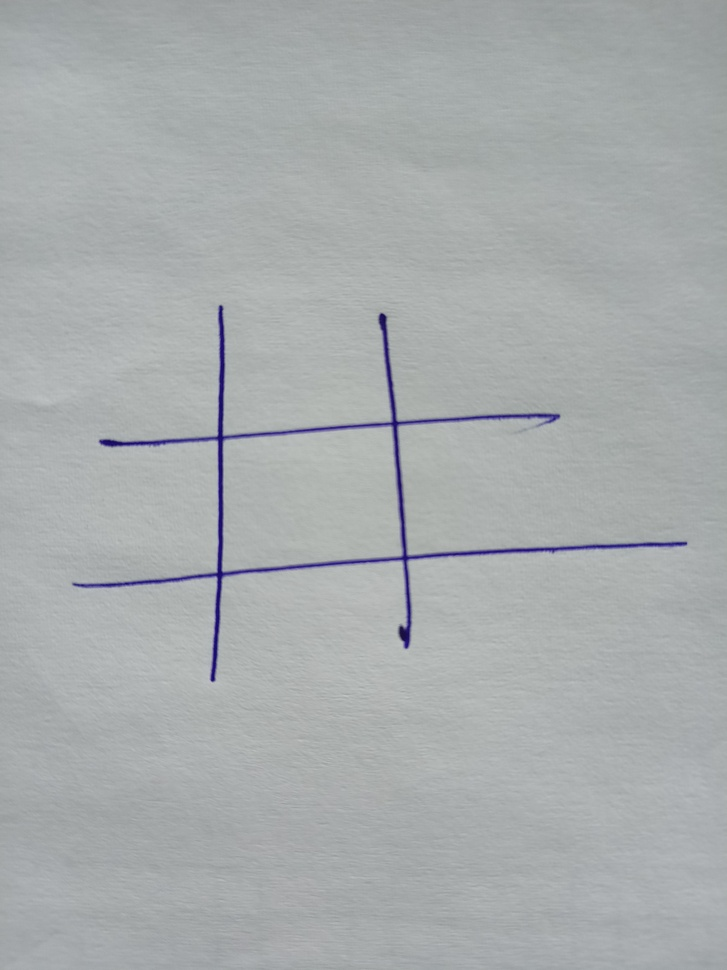
#> input picture two.jpeg, 727 x 970 px, shrunk from 3456 x 4608 before the run
$ jupyter execute Untitled.ipynb
#> lines starting #> are read from the running program, lines starting #| are printed output that depends on the picture; after the words box and inside, x2 and y2 are one past the last pixel; in counts of white or black regions, pixels touching at a corner belong together
[cell 1]
import cv2
import numpy as np

img = cv2.imread('two.jpeg')
#> img is the input picture: shape (970, 727, 3); mean B, G, R 173.2, 172.2, 168
gray = cv2.cvtColor(img, cv2.COLOR_BGR2GRAY) #change to gray for canny detector
edges = cv2.Canny(gray, 50, 150, apertureSize=3) #first thres = 50 second thres = 150
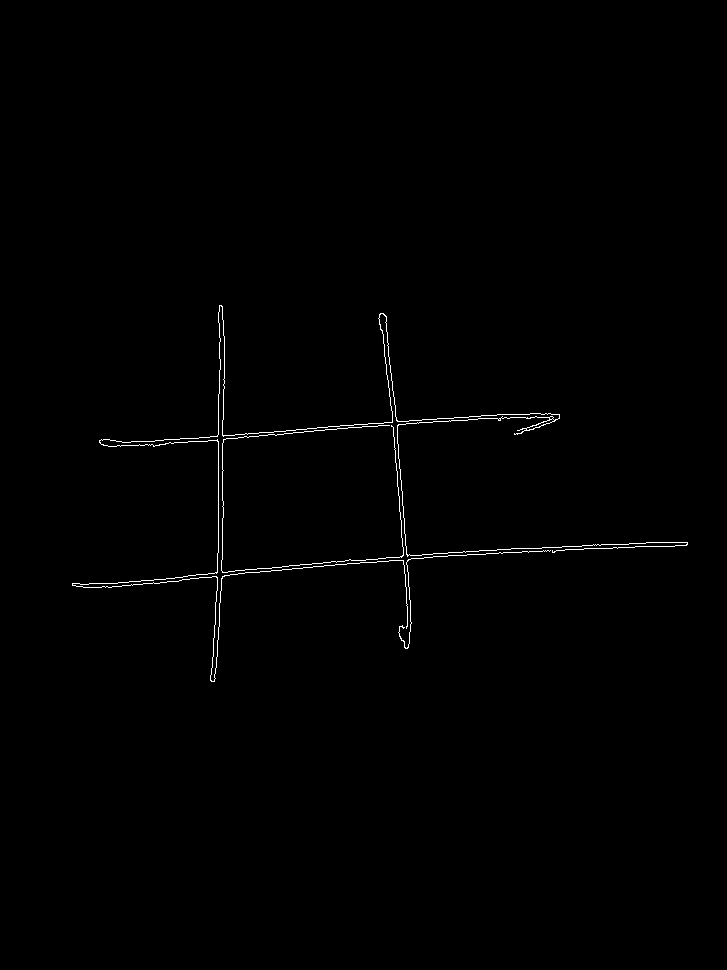
#> edges: shape (970, 727); 0.52% white in thin lines or dots, all inside (x1, y1, x2, y2) = (72, 305, 688, 682)
cv2.imshow('edges', edges)
lines = cv2.HoughLines(edges, 1, np.pi / 180, 200) #store the output vector represented by (p,0,votes). 0 = line rotation
#> lines = [[589, 1.48], [586, 1.5]]

for line in lines:
    rho,theta = line[0]
    a = np.cos(theta)
    b = np.sin(theta)
    x0 = a * rho
    y0 = b * rho
    # x1 stores the rounded off value of (r * cos(theta) - 1000 * sin(theta))
    x1 = int(x0 + 1000 * (-b))
    # y1 stores the rounded off value of (r * sin(theta)+ 1000 * cos(theta))
    y1 = int(y0 + 1000 * (a))
    # x2 stores the rounded off value of (r * cos(theta)+ 1000 * sin(theta))
    x2 = int(x0 - 1000 * (-b))
    # y2 stores the rounded off value of (r * sin(theta)- 1000 * cos(theta))
    y2 = int(y0 - 1000 * (a))
    cv2.line(img, (x1, y1), (x2, y2), (0, 0, 255), 2)
#> this loop made 2 passes
#> (rho, theta, a, b, x0, y0, x1, y1) on passes 1 to 2: (589, 1.48, 0.0872, 0.996, 51.33, 586.8, -944, 673), (586, 1.5, 0.0698, 0.998, 40.88, 584.6, -956, 654)
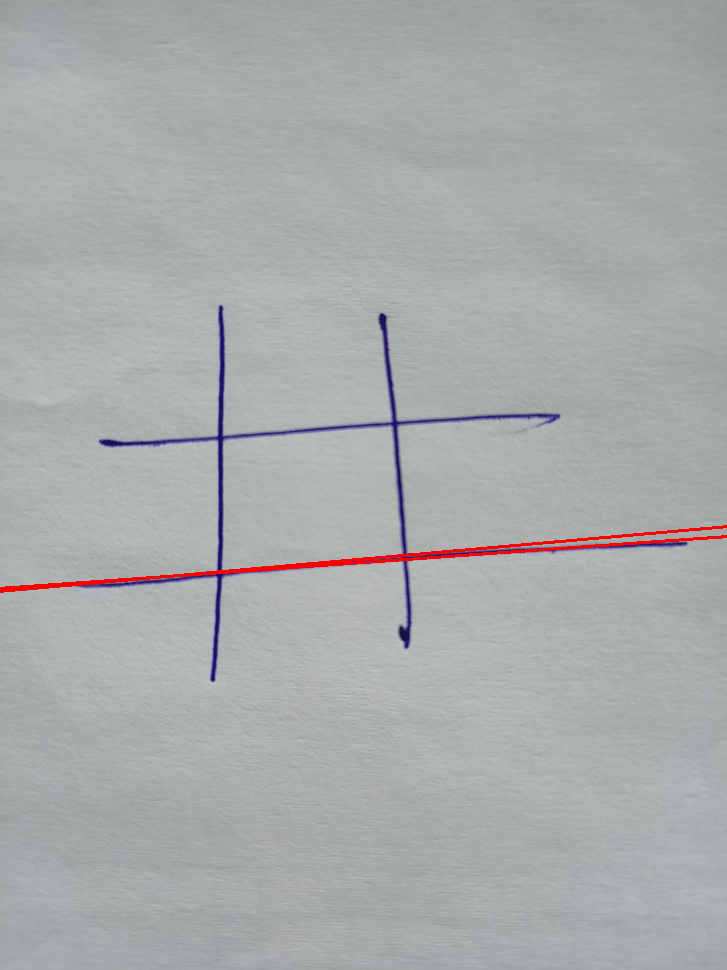
#> img: shape (970, 727, 3); 0.55% of pixels changed, all inside (x1, y1, x2, y2) = (0, 525, 727, 593)


cv2.imshow('image', img)
k = cv2.waitKey(0)
#> (key Esc is pressed here)
cv2.destroyAllWindows()

$ run again, with hex.jpeg copied over two.jpeg
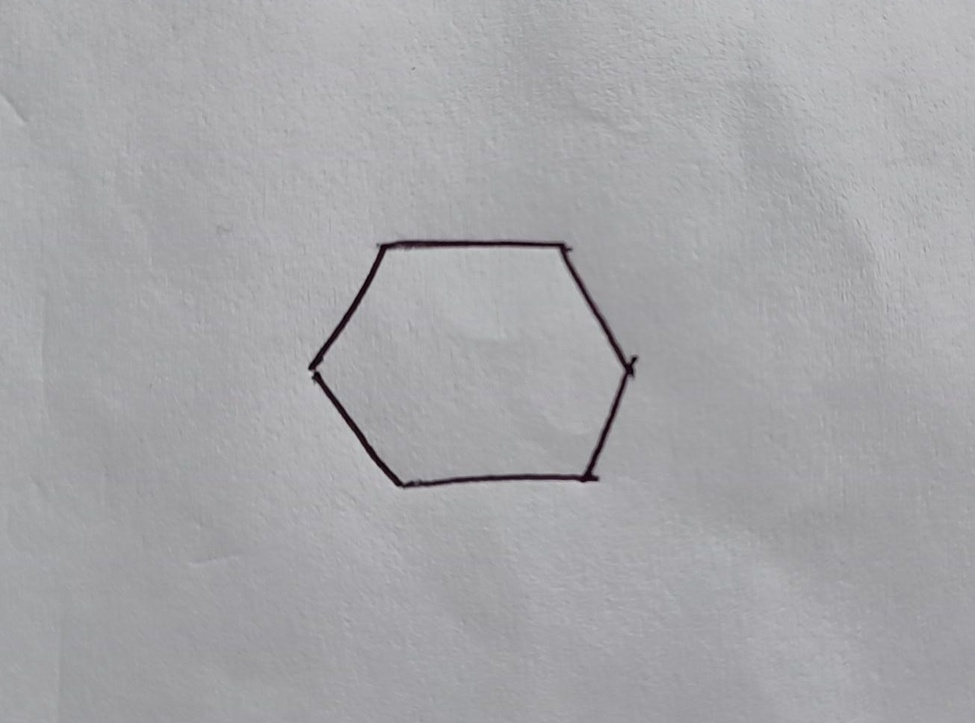
#> input picture hex.jpeg, 975 x 723 px, shrunk from 1305 x 968 before the run
#> img is the input picture: shape (723, 975, 3); mean B, G, R 168.8, 166, 166.1
#> `edges = cv2.Canny(gray, 50, 150, apertureSize=3)`:
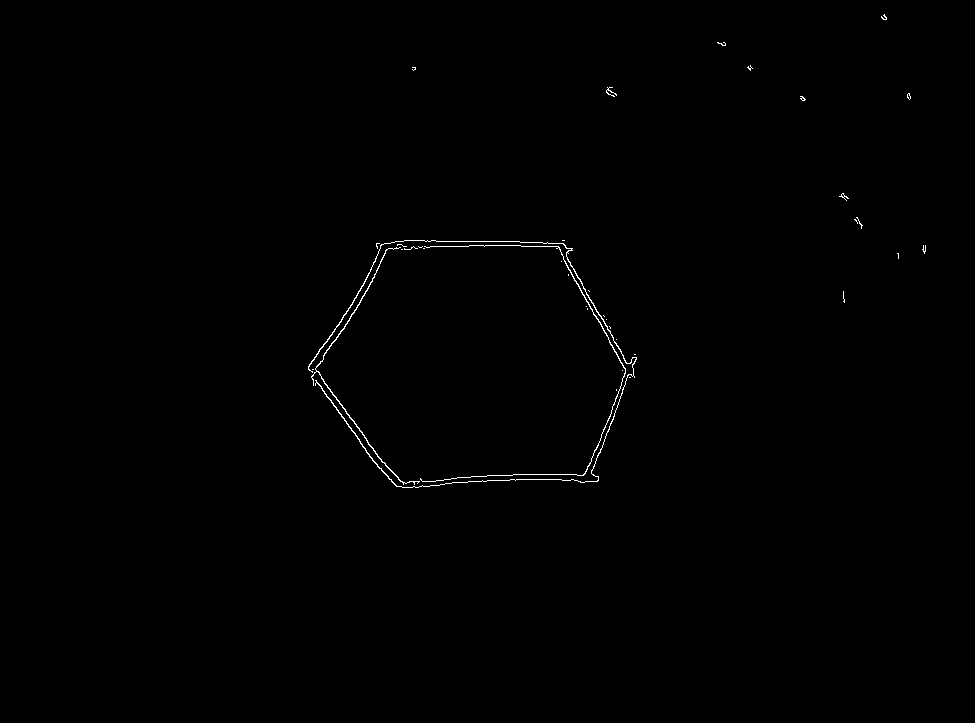
#> edges: shape (723, 975); 0.35% white in thin lines or dots, all inside (x1, y1, x2, y2) = (308, 14, 926, 488)
#> lines = None

$ run again, with one.jpeg copied over two.jpeg
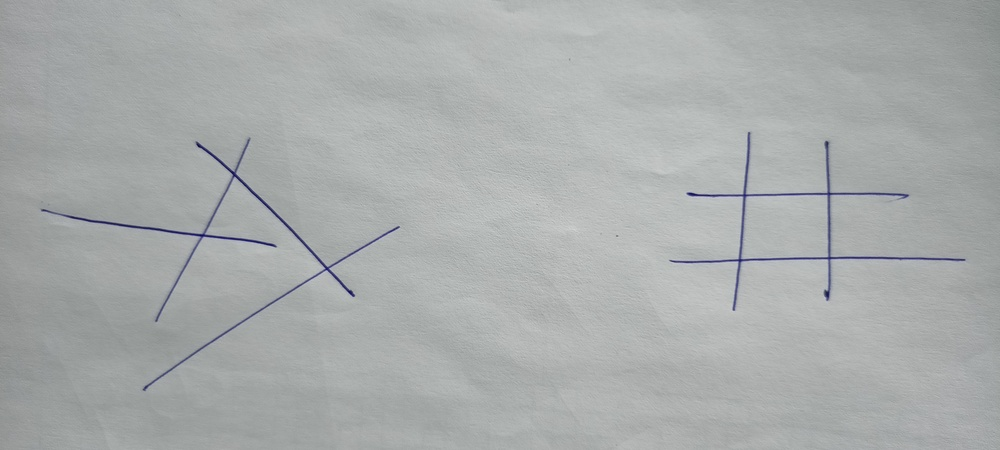
#> input picture one.jpeg, 1000 x 450 px, shrunk from 4480 x 2016 before the run
#> img is the input picture: shape (450, 1000, 3); mean B, G, R 171.8, 172.1, 168.8
#> `edges = cv2.Canny(gray, 50, 150, apertureSize=3)`:
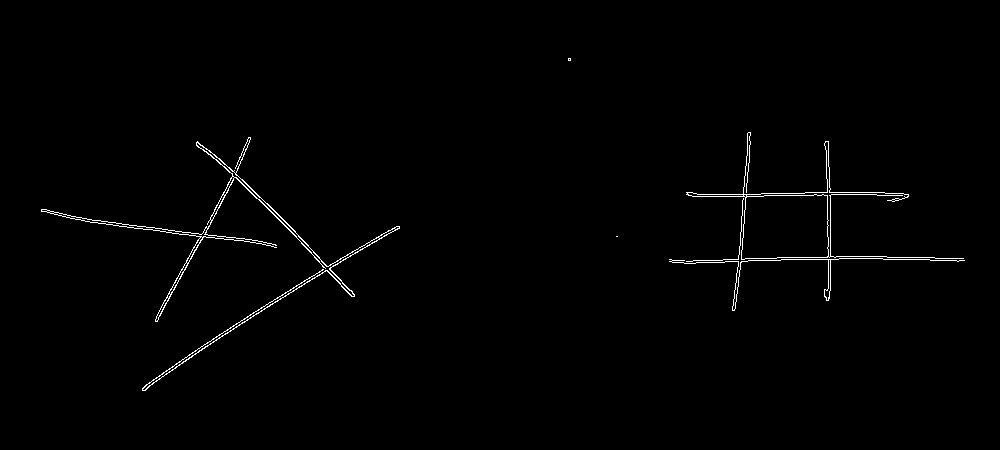
#> edges: shape (450, 1000); 0.86% white in thin lines or dots, all inside (x1, y1, x2, y2) = (41, 58, 965, 391)
#> lines = None

$ run again, with three.jpeg copied over two.jpeg
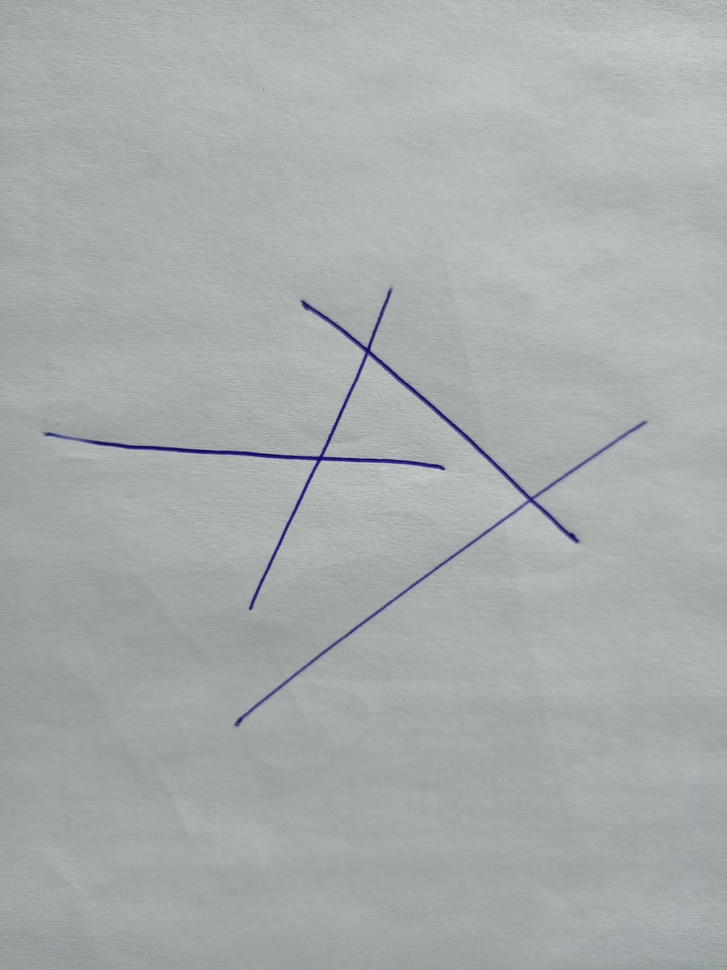
#> input picture three.jpeg, 727 x 970 px, shrunk from 3456 x 4608 before the run
#> img is the input picture: shape (970, 727, 3); mean B, G, R 172.5, 172, 167.5
#> `edges = cv2.Canny(gray, 50, 150, apertureSize=3)`:
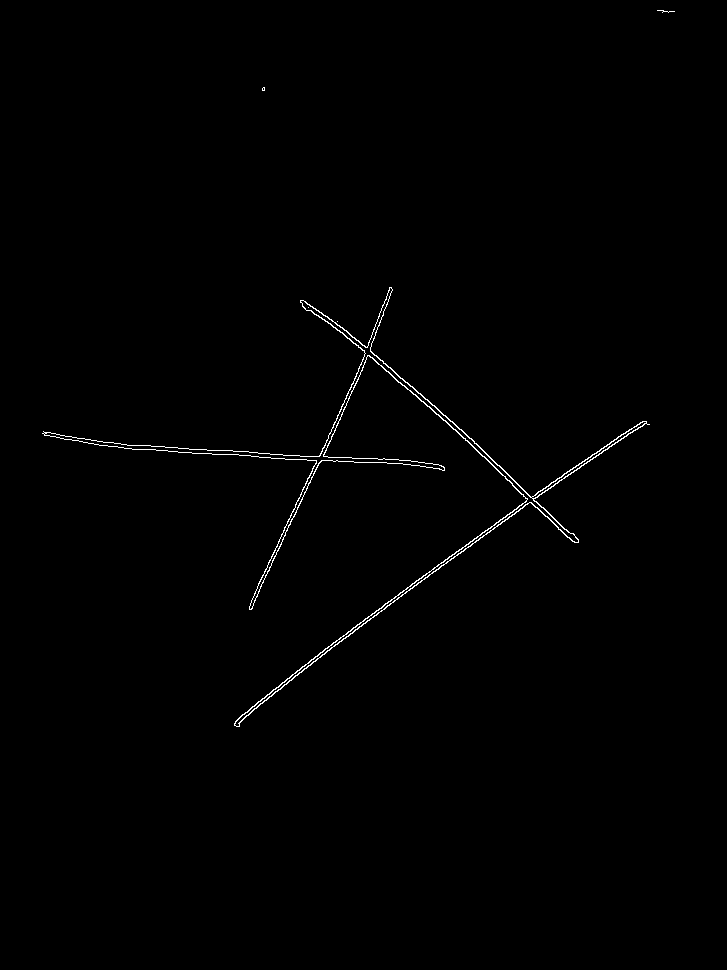
#> edges: shape (970, 727); 0.57% white in thin lines or dots, all inside (x1, y1, x2, y2) = (42, 10, 675, 727)
#> lines = [[717, 0.942], [715, 0.942], [481, 0.436], [484, 0.436]]
#> the loop `for line in lines:` made 4 passes
#> (rho, theta, a, b, x0, y0, x1, y1) on passes 1 to 4: (717, 0.942, 0.588, 0.809, 421.4, 580.1, -387, 1167), (715, 0.942, 0.588, 0.809, 420.3, 578.4, -388, 1166), (481, 0.436, 0.906, 0.423, 435.9, 203.3, 13, 1109), (484, 0.436, 0.906, 0.423, 438.7, 204.5, 16, 1110)
#> after the loop `for line in lines:`:
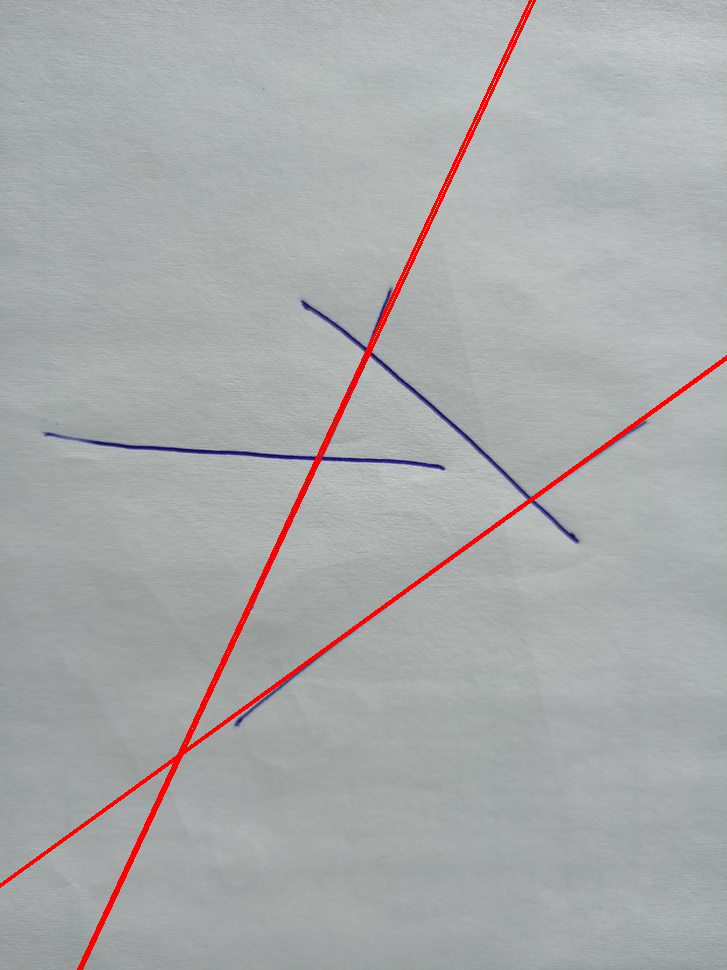
#> img: shape (970, 727, 3); 1.4% of pixels changed, all inside (x1, y1, x2, y2) = (0, 0, 727, 970)
